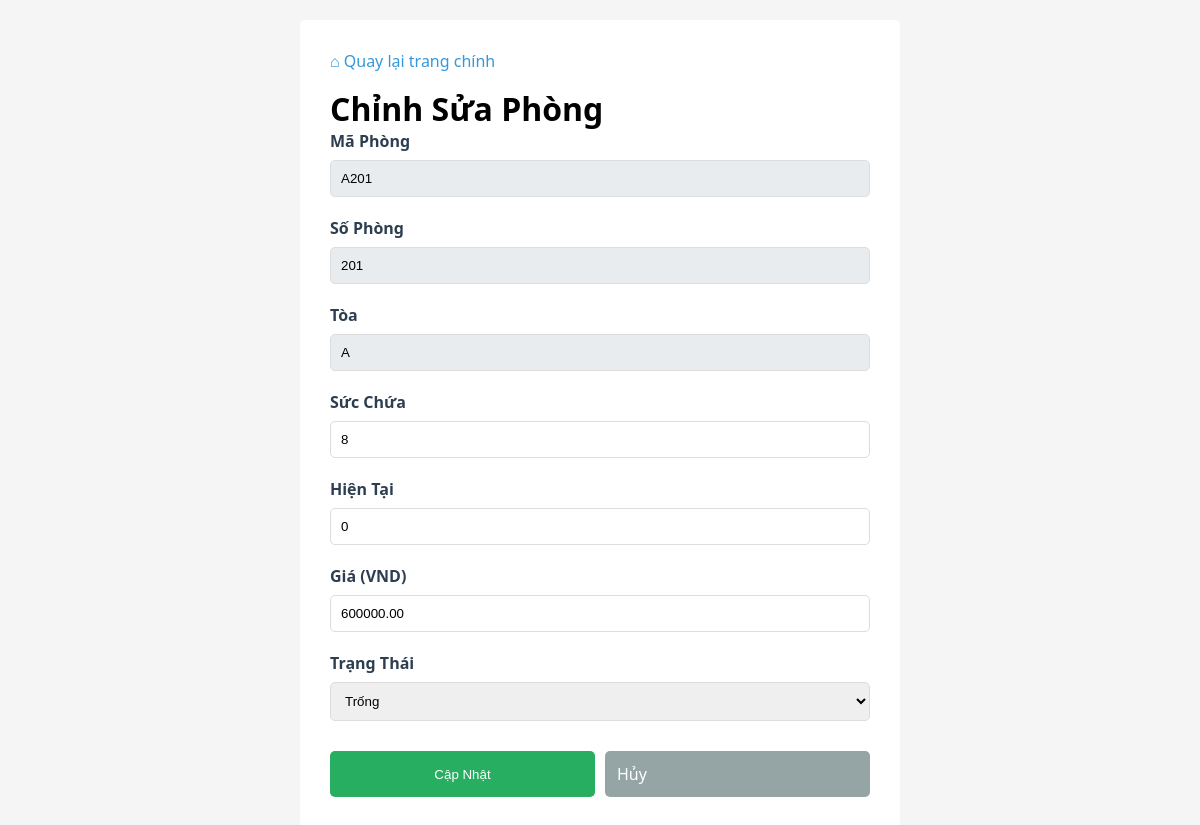
/QuanLyKTX_API/Public/room/edit/A201 (signed in), run on the app's committed database.
### tables this page shows
CREATE TABLE phong (
    id INT PRIMARY KEY AUTO_INCREMENT,
    maphong VARCHAR(20) UNIQUE NOT NULL,
    sophong VARCHAR(10),
    toa VARCHAR(5),
    succhua INT DEFAULT 8,
    phonghientai INT DEFAULT 0,
    gia DECIMAL(10,2),
    trangthai VARCHAR(20),
    created_at TIMESTAMP DEFAULT CURRENT_TIMESTAMP
);

### QuanLyKTX_API/Controllers/RoomController.php (called while the page is built, shortened)
<?php
class RoomController extends Controller {
    private $roomService;
    public function __construct() {
        $this->roomService = new RoomService();
    }
    public function edit($maphong = null) {
        $room = $this->roomService->getRoomById($maphong);
        $this->view('room/form', [
            'title' => 'Cập Nhật Phòng',
            'room' => $room,
            'isEdit' => true
        ]);
    }
}

### QuanLyKTX_API/Config/Database.php (called while the page is built, shortened)
<?php
class Database {
    private static $connection = null;
    public static function getConnection() {
        if (self::$connection === null) {
            $host = 'db';
            $user = 'root';
            $pass = 'root_password';
            $db   = 'quanlykytucxa';
            $port = 3306;
            self::$connection = new \mysqli($host, $user, $pass, $db, $port);
            self::$connection->set_charset("utf8");
        }
        return self::$connection;
    }
}

### QuanLyKTX_API/Services/RoomService.php (called while the page is built, shortened)
<?php
class RoomService {
    private $roomRepo;
    public function __construct() {
        $this->roomRepo = new RoomRepository();
    }
    public function getRoomById($maphong) {
        return $this->roomRepo->findById($maphong);
    }
}

### QuanLyKTX_API/Core/Repository.php (called while the page is built, shortened)
<?php
abstract class Repository {
    protected $db;
    protected $table;
    protected $primaryKey;
    public function __construct() {
        $this->db = \Config\Database::getConnection();
    }
    public function findById($id) {
        $sql = "SELECT * FROM {$this->table} WHERE {$this->primaryKey} = ?";
        $stmt = $this->db->prepare($sql);
        $stmt->bind_param('s', $id);
        $stmt->execute();
        $result = $stmt->get_result();
        $data = $result->fetch_assoc();
        return $data;
    }
}

### QuanLyKTX_API/Views/room/form.php (the view, shortened to what this page needs)
<?php
$isEdit = isset($room);
$pageTitle = $isEdit ? 'Chỉnh Sửa Phòng' : 'Thêm Phòng Mới';
$actionUrl = $isEdit ? BASE_URL . 'room/update/' . $room['maphong'] : BASE_URL . 'room/store';
?>
<!DOCTYPE html>
<html lang="vi">
<head>
    <link rel="stylesheet" href="<?= PUBLIC_URL ?>css/style.css">
</head>
<body>
    <div class="form-container">
        <a href="<?= BASE_URL ?>" style="color: #3498db; text-decoration: none; font-weight: 500; display: inline-block; margin-bottom: 15px;">⌂ Quay lại trang chính</a>
        <h1><?= htmlspecialchars($pageTitle) ?></h1>
        <form method="POST" action="<?= htmlspecialchars($actionUrl) ?>">
            <div class="form-group">
                <label>Mã Phòng</label>
                <input type="text" id="maphongInput" name="maphong" value="<?= htmlspecialchars($room['maphong'] ?? '') ?>" <?= $isEdit ? 'readonly style="background-color: #e9ecef; pointer-events: none;"' : 'required placeholder="VD: P101 hoặc A101"' ?>>
            </div>
            <div class="form-group">
                <label>Số Phòng</label>
                <input type="text" id="sophongInput" name="sophong" value="<?= htmlspecialchars($room['sophong'] ?? '') ?>" readonly style="background-color: #e9ecef; pointer-events: none;">
            </div>
            <div class="form-group">
                <label>Tòa</label>
                <input type="text" id="toaInput" name="toa" value="<?= htmlspecialchars($room['toa'] ?? '') ?>" readonly style="background-color: #e9ecef; pointer-events: none;" required placeholder="Tự động trích xuất từ Mã Phòng">
            </div>
            <div class="form-group">
                <label>Sức Chứa</label>
                <input type="number" name="succhua" value="<?= $room['succhua'] ?? 8 ?>" min="1" <?= $isEdit ? 'required' : 'readonly style="background-color: #e9ecef; pointer-events: none;"' ?>>
            </div>
            <div class="form-group">
                <label>Hiện Tại</label>
                <input type="number" name="phonghientai" value="<?= $room['phonghientai'] ?? 0 ?>" min="0" <?= $isEdit ? 'required' : 'readonly style="background-color: #e9ecef; pointer-events: none;"' ?>>
            </div>
            <div class="form-group">
                <label>Giá (VND)</label>
                <input type="number" name="gia" value="<?= $room['gia'] ?? '' ?>" required>
            </div>
            <div class="form-group">
                <label>Trạng Thái</label>
                <select name="trangthai" <?= $isEdit ? 'required' : 'style="background-color: #e9ecef; pointer-events: none;"' ?>>
                    <option value="Trống" <?= ($room['trangthai'] ?? 'Trống') === 'Trống' ? 'selected' : '' ?>>Trống</option>
                </select>
            </div>
            <div class="form-actions">
                <button type="submit" class="btn btn-success"><?= $isEdit ? 'Cập Nhật' : 'Thêm Mới' ?></button>
                <a href="<?= BASE_URL ?>room" class="btn btn-secondary" style="text-decoration: none;">Hủy</a>
            </div>
        </form>
    </div>
</body>
</html>

### QuanLyKTX_API/Public/css/style.css (style rules this page uses)
* { margin: 0; padding: 0; box-sizing: border-box; }
body { font-family: Arial, Helvetica, sans-serif; background-color: #1b6790; }

### QuanLyKTX_API/Views/room/form.php (style rules this page uses)
* { margin: 0; padding: 0; box-sizing: border-box; }
body { font-family: 'Segoe UI'; background: #f5f5f5; padding: 20px; }
.form-container { max-width: 600px; margin: 0 auto; background: white; padding: 30px; border-radius: 5px; }
.form-group { margin-bottom: 20px; }
.form-group label { display: block; margin-bottom: 8px; color: #2c3e50; font-weight: 600; }
.form-group input, .form-group select { width: 100%; padding: 10px; border: 1px solid #ddd; border-radius: 5px; }
.form-actions { display: flex; gap: 10px; margin-top: 30px; }
.btn { flex: 1; padding: 12px; border: none; border-radius: 5px; cursor: pointer; }
.btn-success { background: #27ae60; color: white; }
.btn-secondary { background: #95a5a6; color: white; }

### data on the page
phong: maphong "A201", sophong "201", toa "A", succhua "8", phonghientai "0", gia "600000.00"

### other printed values
$pageTitle "Chỉnh Sửa Phòng"
